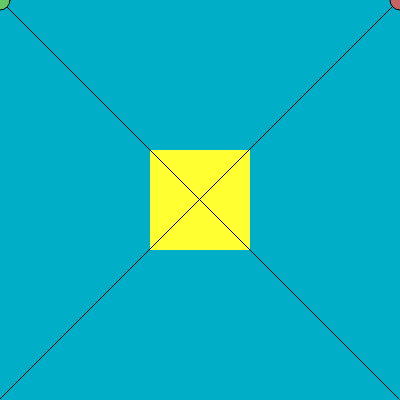
Frame 1 (no input)
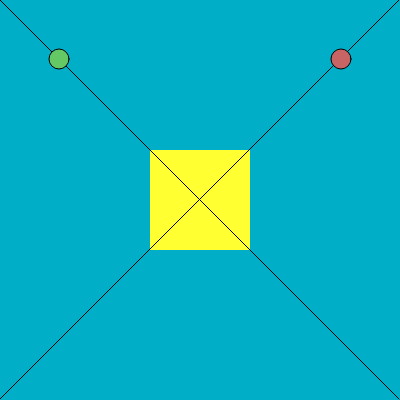
Frame 60 (no input)
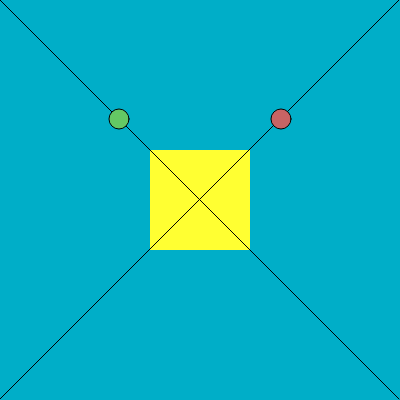
Frame 120 (the mouse pressed at the canvas centre since frame 60)

The p5.js sketch that drew these frames (run headless with seeded random() and noise() and a simulated clock; from frame 60 on, the mouse is pressed at the canvas centre):

// p5.js sketch
// ── sketch.js
// Thanks to Daniel Shiffman (the coding train), for helping me to create this
var venox = 0
var veny = 0
var venoy = 400
var venx = 0
function setup() {
  createCanvas(400,400);
  print("hello guys, its santosh")
 
}
//draw function 
function draw() {
   background(0,174,200)
  
  fill(255,255,50)
  noStroke()
  strokeWeight(10)
  rectMode(CENTER);
  rect(200,200, 100, 100)
  stroke(0,0,0)
  strokeWeight(1)
    line(0,0,399,399)
  line(399,0,0,399)
  fill(100,200,100,)
  
  circle(venox,veny,20,20)
   fill(200,100,100)
  circle(venoy,venx,20,0)
 
  venox=venox+1
  veny=veny+1
  venoy = venoy-1
  venx=venx+1
}
function mousePressed(){
  circle(venox,veny,20,20)
   circle(venoy,venx,20,0)
}
  
  
  
